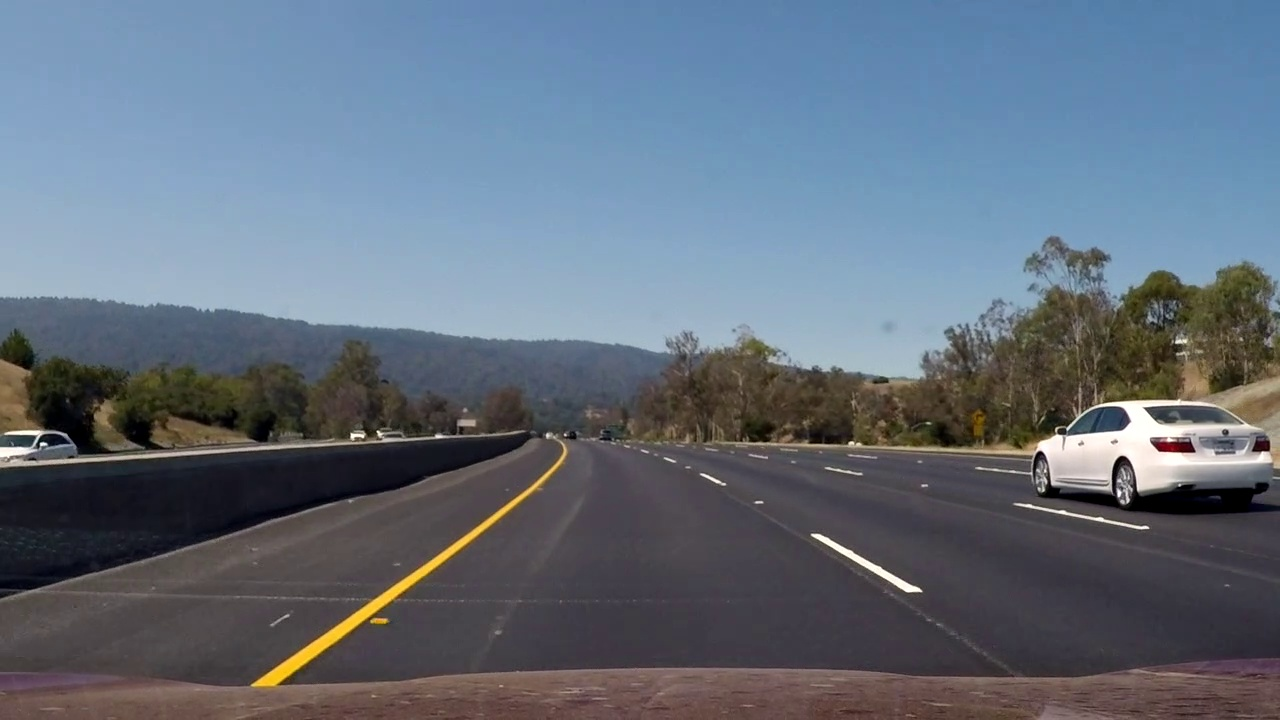
#> input picture videoCaptured/frame10sec.jpg, 1280 x 720 px
$ python -i funLib.py   (imports and definitions only)   (older library calls are emulated)
#> lines starting #> are read from the running program, lines starting #| are printed output that depends on the picture
# -*- coding: utf-8 -*-
"""
Created on Sat Sep 30 21:05:51 2017

@author: Rebecca
"""

import matplotlib.image as mpimg
import numpy as np
import cv2
from skimage.feature import hog
# Define a function to return HOG features and visualization
def get_hog_features(img, orient, pix_per_cell, cell_per_block,
                        vis=False, feature_vec=True):
    # Call with two outputs if vis==True
    if vis == True:
        features, hog_image = hog(img, orientations=orient,
                                  pixels_per_cell=(pix_per_cell, pix_per_cell),
                                  cells_per_block=(cell_per_block, cell_per_block),
                                  transform_sqrt=True,
                                  visualise=vis, feature_vector=feature_vec)
        return features, hog_image
    # Otherwise call with one output
    else:
        features = hog(img, orientations=orient,
                       pixels_per_cell=(pix_per_cell, pix_per_cell),
                       cells_per_block=(cell_per_block, cell_per_block),
                       transform_sqrt=True,
                       visualise=vis, feature_vector=feature_vec)
        return features

# Define a function to compute binned color features
def bin_spatial(img, size=(32, 32)):
    # Use cv2.resize().ravel() to create the feature vector
#> called with size = (32, 32)
    color1 = cv2.resize(img[:,:,0], size).ravel()
#> color1 = 1024 values, max 255 at index 604, min 0 at index 577, mean 99.17
    color2 = cv2.resize(img[:,:,1], size).ravel()
#> color2 = 1024 values, max 255 at index 604, min 0 at index 577, mean 110.6
    color3 = cv2.resize(img[:,:,2], size).ravel()
#> color3 = 1024 values, max 250 at index 604, min 0 at index 600, mean 124.4
    return np.hstack((color1, color2, color3))    # Return the feature vector


# Define a function to compute color histogram features
# NEED TO CHANGE bins_range if reading .png files with mpimg!
def color_hist(img, nbins=32, bins_range=(0, 256)):
    # Compute the histogram of the color channels separately
    channel1_hist = np.histogram(img[:,:,0], bins=nbins, range=bins_range)
    channel2_hist = np.histogram(img[:,:,1], bins=nbins, range=bins_range)
    channel3_hist = np.histogram(img[:,:,2], bins=nbins, range=bins_range)
    # Concatenate the histograms into a single feature vector
    hist_features = np.concatenate((channel1_hist[0], channel2_hist[0], channel3_hist[0]))
    # Return the individual histograms, bin_centers and feature vector
    return hist_features

# Define a function to extract features from a list of images
# Have this function call bin_spatial() and color_hist()
# [253 lines left out: functions extract_features, slide_window, draw_boxes, convert_color, add_heat, apply_threshold and 3 more, not called in this run]

def single_img_features(img, color_space='RGB', spatial_size=(32, 32),
                        hist_bins=32, orient=9,
                        pix_per_cell=8, cell_per_block=2, hog_channel=0,
                        spatial_feat=True, hist_feat=True, hog_feat=True):
    #1) Define an empty list to receive features
    img_features = []
    #2) Apply color conversion if other than 'RGB'
    if color_space != 'RGB':
        if color_space == 'HSV':
            feature_image = cv2.cvtColor(img, cv2.COLOR_RGB2HSV)
        elif color_space == 'LUV':
            feature_image = cv2.cvtColor(img, cv2.COLOR_RGB2LUV)
        elif color_space == 'HLS':
            feature_image = cv2.cvtColor(img, cv2.COLOR_RGB2HLS)
        elif color_space == 'YUV':
            feature_image = cv2.cvtColor(img, cv2.COLOR_RGB2YUV)
        elif color_space == 'YCrCb':
            feature_image = cv2.cvtColor(img, cv2.COLOR_RGB2YCrCb)
    else: feature_image = np.copy(img)
    #3) Compute spatial features if flag is set
    if spatial_feat == True:
        spatial_features = bin_spatial(feature_image, size=spatial_size)
#> spatial_features = 3072 values, max 255 at index 604, min 0 at index 577, mean 111.4
        #4) Append features to list
        img_features.append(spatial_features)
    #5) Compute histogram features if flag is set
    if hist_feat == True:
        hist_features = color_hist(feature_image, nbins=hist_bins)
#> in color_hist, `hist_features = np.concatenate((channel1_hist[0], channel2_hist[0], ch..`: hist_features = 96 values, max 138678 at index 88, min 866 at index 60, mean 28800
        #6) Append features to list
        img_features.append(hist_features)
    #7) Compute HOG features if flag is set
    if hog_feat == True:
        if hog_channel == 'ALL':
            hog_features = []
            for channel in range(feature_image.shape[2]):
                hog_features.extend(get_hog_features(feature_image[:,:,channel],
                                    orient, pix_per_cell, cell_per_block,
                                    vis=False, feature_vec=True))
        else:
            hog_features = get_hog_features(feature_image[:,:,hog_channel], orient,
                        pix_per_cell, cell_per_block, vis=False, feature_vec=True)
#> in get_hog_features, `features = hog(img, orientations=orient, pixels_per_cell=(pix_per_cell..`:
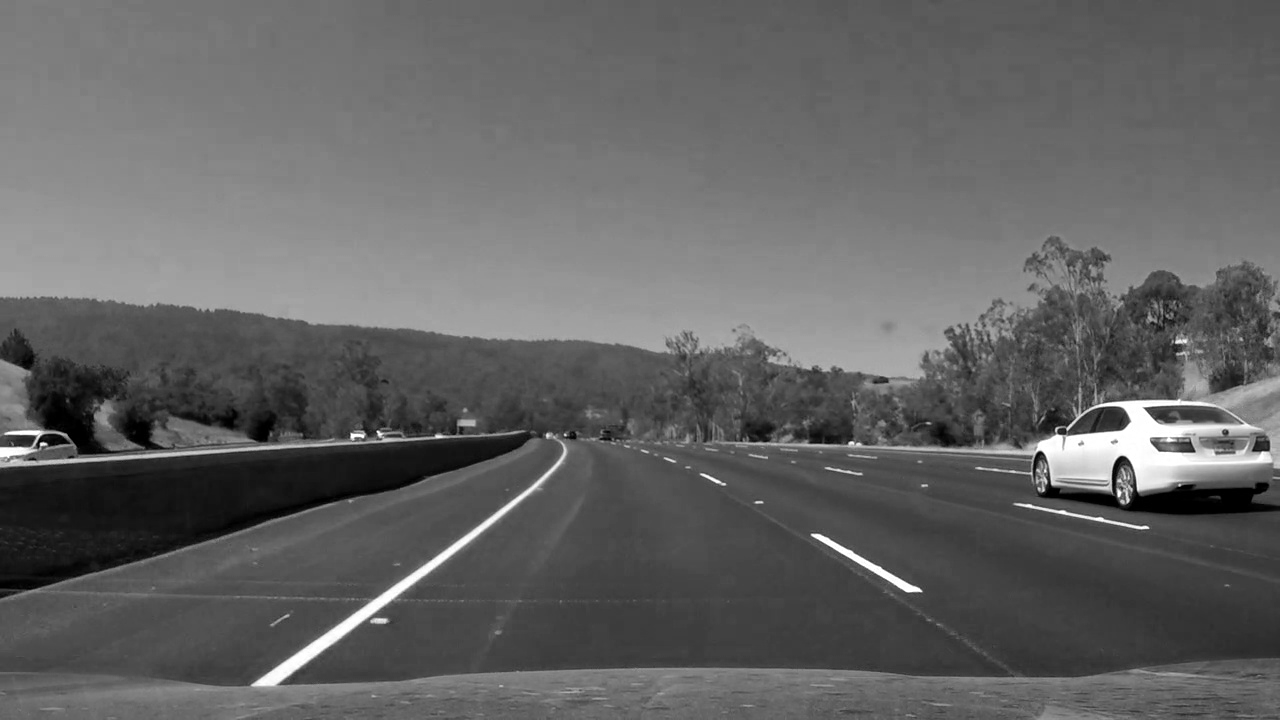
#> img: shape (720, 1280); min 0, max 255, mean 99
        #8) Append features to list
        img_features.append(hog_features)

    #9) Return concatenated array of features
    return np.concatenate(img_features)
# use slide_window() and search_windows() provided in the course
# [21 lines left out: function search_multiple_windows, not called in this run]

>>> import cv2
>>> picture = cv2.cvtColor(cv2.imread('videoCaptured/frame10sec.jpg'), cv2.COLOR_BGR2RGB)
>>> result = single_img_features(picture)

$ run again, on videoCaptured/frame11sec.jpg
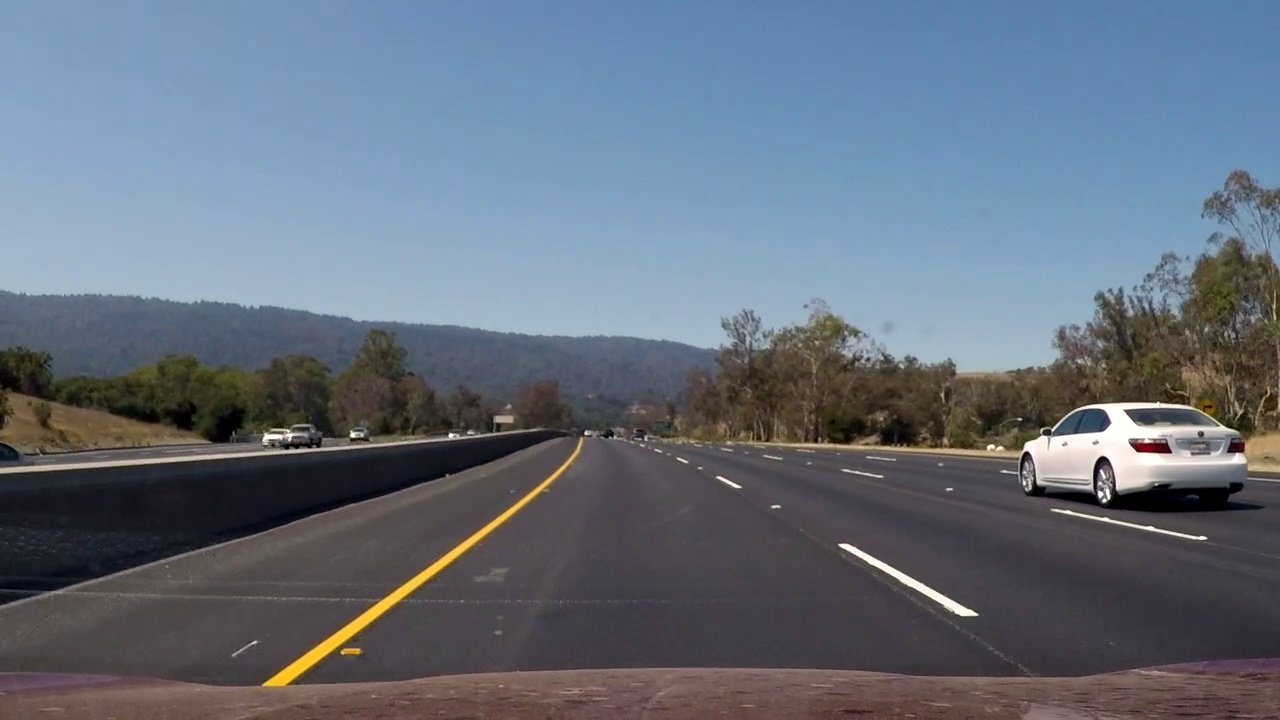
#> input picture videoCaptured/frame11sec.jpg, 1280 x 720 px
#> color1 = 1024 values, max 255 at index 634, min 0 at index 613, mean 100.6
#> color2 = 1024 values, max 252 at index 634, min 0 at index 613, mean 110.9
#> color3 = 1024 values, max 249 at index 634, min 0 at index 733, mean 124.7
#> spatial_features = 3072 values, max 255 at index 634, min 0 at index 613, mean 112.1
#> in color_hist, `hist_features = np.concatenate((channel1_hist[0], channel2_hist[0], ch..`: hist_features = 96 values, max 140034 at index 88, min 807 at index 60, mean 28800
#> in get_hog_features, `features = hog(img, orientations=orient, pixels_per_cell=(pix_per_cell..`:
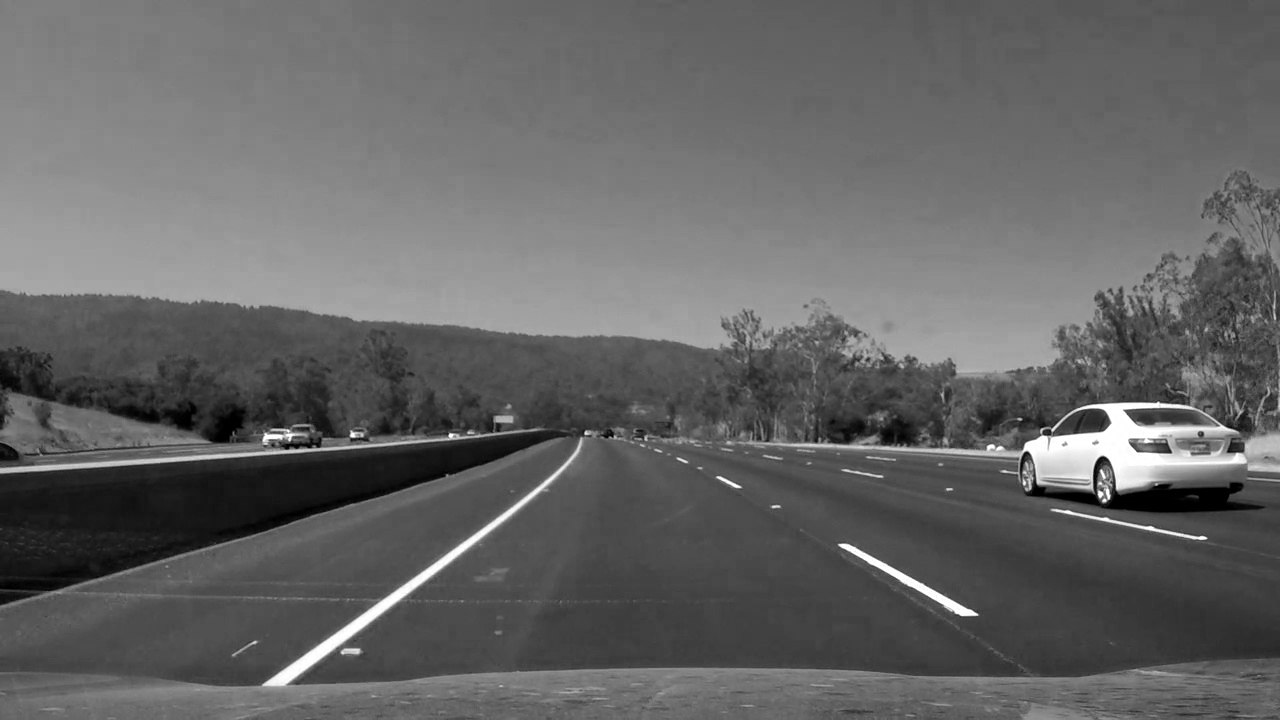
#> img: shape (720, 1280); min 0, max 255, mean 100.7

$ run again, on videoCaptured/frame12sec.jpg
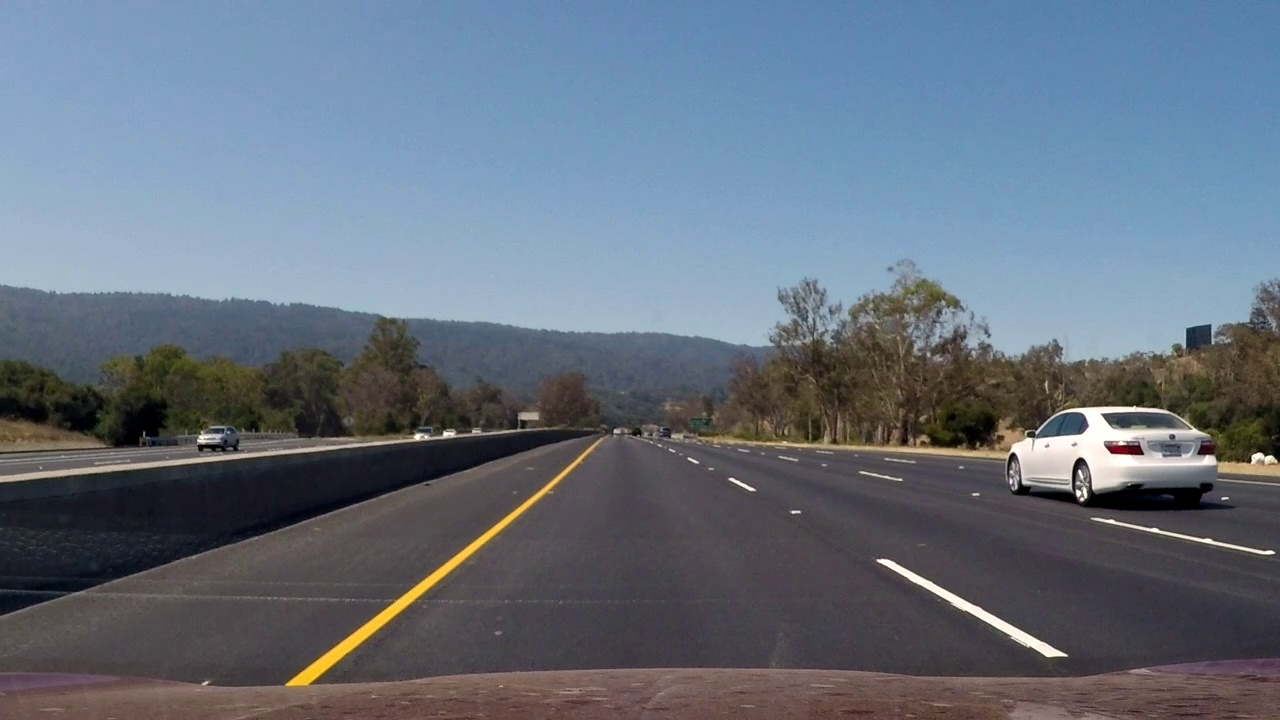
#> input picture videoCaptured/frame12sec.jpg, 1280 x 720 px
#> color1 = 1024 values, max 255 at index 603, min 0 at index 732, mean 101
#> color2 = 1024 values, max 254 at index 635, min 0 at index 579, mean 112.1
#> color3 = 1024 values, max 249 at index 603, min 0 at index 732, mean 125.5
#> spatial_features = 3072 values, max 255 at index 603, min 0 at index 732, mean 112.9
#> in color_hist, `hist_features = np.concatenate((channel1_hist[0], channel2_hist[0], ch..`: hist_features = 96 values, max 137656 at index 88, min 858 at index 95, mean 28800
#> in get_hog_features, `features = hog(img, orientations=orient, pixels_per_cell=(pix_per_cell..`:
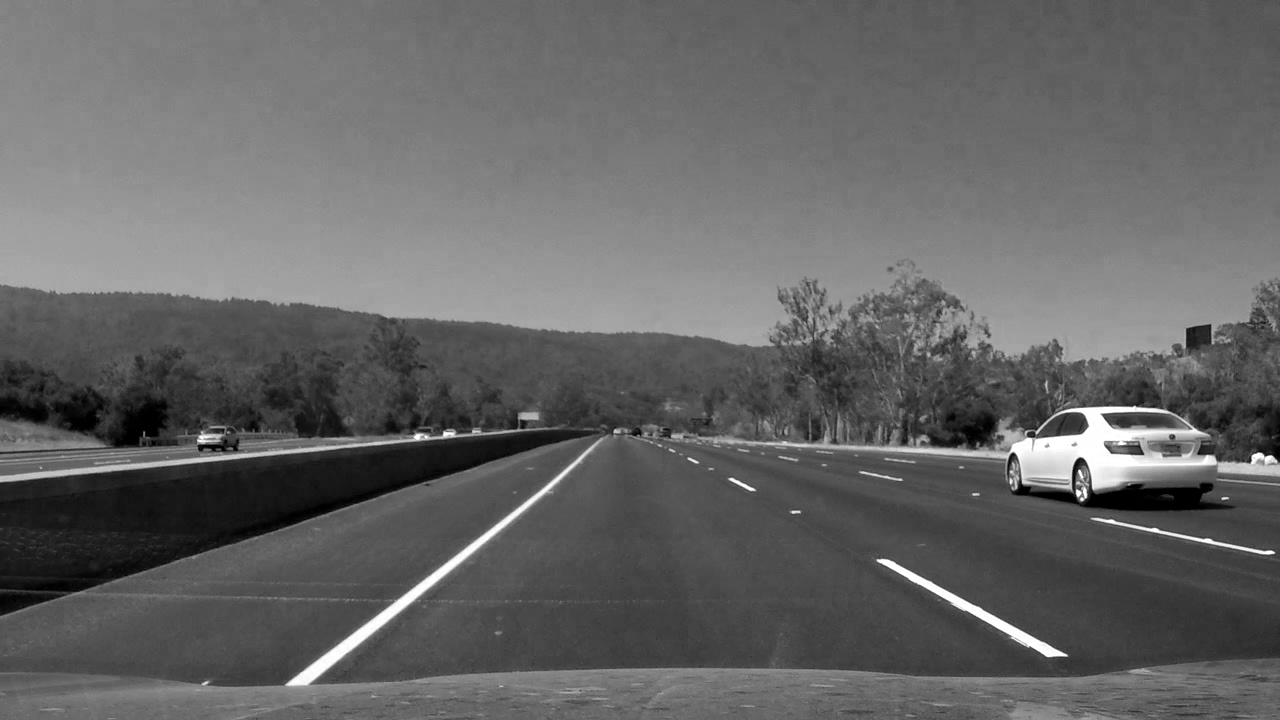
#> img: shape (720, 1280); min 0, max 255, mean 100.9
